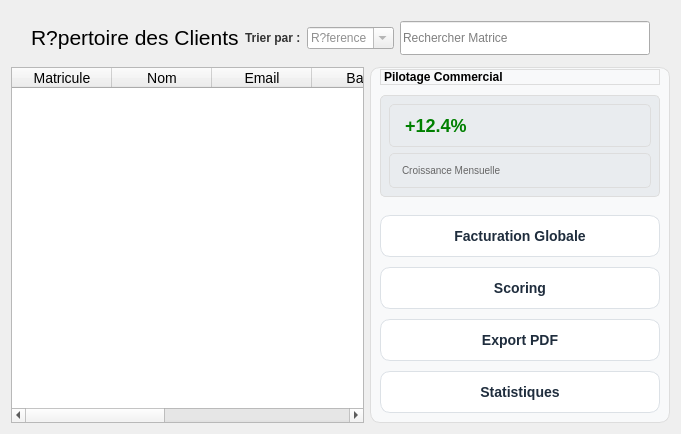
             <widget class="QWidget" name="page_repertoire">
              <layout class="QVBoxLayout" name="verticalLayout_repertoire">
               <item>
                <layout class="QHBoxLayout" name="horizontalLayout_filters">
                 <property name="leftMargin">
                  <number>20</number>
                 </property>
                 <property name="topMargin">
                  <number>10</number>
                 </property>
                 <property name="rightMargin">
                  <number>20</number>
                 </property>
                 <property name="bottomMargin">
                  <number>6</number>
                 </property>
                 <item>
                  <widget class="QLabel" name="rep">
                   <property name="text">
                    <string>&lt;html&gt;&lt;body&gt;&lt;p&gt;&lt;span style=&quot; font-size:16pt; color:black;&quot;&gt;R?pertoire des Clients&lt;/span&gt;&lt;/p&gt;&lt;/body&gt;&lt;/html&gt;</string>
                   </property>
                  </widget>
                 </item>
                 <item>
                  <spacer name="horizontalSpacer_f">
                   <property name="orientation">
                    <enum>Qt::Orientation::Horizontal</enum>
                   </property>
                   <property name="sizeHint" stdset="0">
                    <size>
                     <width>0</width>
                     <height>0</height>
                    </size>
                   </property>
                  </spacer>
                 </item>
                 <item>
                  <widget class="QLabel" name="lblTrier">
                   <property name="styleSheet">
                    <string notr="true">font-weight: bold; color: #333;</string>
                   </property>
                   <property name="text">
                    <string>Trier par :</string>
                   </property>
                  </widget>
                 </item>
                 <item>
                  <widget class="QComboBox" name="cbTrier">
                   <property name="minimumSize">
                    <size>
                     <width>0</width>
                     <height>0</height>
                    </size>
                   </property>
                   <property name="styleSheet">
                    <string notr="true">color:rgb(144, 144, 144)</string>
                   </property>
                   <property name="editable">
                    <bool>true</bool>
                   </property>
                   <property name="currentText">
                    <string>Contrat</string>
                   </property>
                   <item>
                    <property name="text">
                     <string>R?ference</string>
                    </property>
                   </item>
                   <item>
                    <property name="text">
                     <string>Nom</string>
                    </property>
                   </item>
                  </widget>
                 </item>
                 <item>
                  <widget class="QLineEdit" name="recherche">
                   <property name="minimumSize">
                    <size>
                     <width>250</width>
                     <height>34</height>
                    </size>
                   </property>
                   <property name="placeholderText">
                    <string>Rechercher Matrice</string>
                   </property>
                  </widget>
                 </item>
                </layout>
               </item>
               <item>
                <layout class="QHBoxLayout" name="horizontalLayout_table">
                 <property name="leftMargin">
                  <number>0</number>
                 </property>
                 <property name="topMargin">
                  <number>0</number>
                 </property>
                 <property name="rightMargin">
                  <number>0</number>
                 </property>
                 <property name="bottomMargin">
                  <number>0</number>
                 </property>
                 <item>
                  <widget class="QTableWidget" name="tableWidget_Client">
                   <property name="minimumSize">
                    <size>
                     <width>0</width>
                     <height>0</height>
                    </size>
                   </property>
                   <property name="styleSheet">
                    <string notr="true">color:rgb(0, 0, 0); font-size: 14px;</string>
                   </property>
                   <column>
                    <property name="text">
                     <string>Matricule</string>
                    </property>
                   </column>
                   <column>
                    <property name="text">
                     <string>Nom</string>
                    </property>
                   </column>
                   <column>
                    <property name="text">
                     <string>Email</string>
                    </property>
                   </column>
                   <column>
                    <property name="text">
                     <string>Bacs</string>
                    </property>
                   </column>
                   <column>
                    <property name="text">
                     <string>Score</string>
                    </property>
                   </column>
                   <column>
                    <property name="text">
                     <string>Paiement</string>
                    </property>
                   </column>
                   <column>
                    <property name="text">
                     <string>Actions</string>
                    </property>
                   </column>
                  </widget>
                 </item>
                 <item>
                  <widget class="QWidget" name="sidepanel" native="true">
                   <property name="minimumSize">
                    <size>
                     <width>300</width>
                     <height>0</height>
                    </size>
                   </property>
                   <property name="maximumSize">
                    <size>
                     <width>350</width>
                     <height>16777215</height>
                    </size>
                   </property>
                   <property name="styleSheet">
                    <string notr="true">background-color: #f8f9fa; border: 1px solid #ddd; border-radius: 10px;</string>
                   </property>
                   <layout class="QVBoxLayout" name="verticalLayout_sidepanel">
                    <property name="spacing">
                     <number>10</number>
                    </property>
                    <property name="leftMargin">
                     <number>10</number>
                    </property>
                    <property name="topMargin">
                     <number>2</number>
                    </property>
                    <property name="rightMargin">
                     <number>10</number>
                    </property>
                    <property name="bottomMargin">
                     <number>10</number>
                    </property>
                    <item>
                     <widget class="QLabel" name="pilotage">
                      <property name="styleSheet">
                       <string notr="true">font-weight: bold; color: black;</string>
                      </property>
                      <property name="text">
                       <string>Pilotage Commercial</string>
                      </property>
                     </widget>
                    </item>
                    <item>
                     <widget class="QWidget" name="growthWidget" native="true">
                      <property name="styleSheet">
                       <string notr="true">background-color: #e9ecef; border-radius: 5px; padding: 10px;</string>
                      </property>
                      <layout class="QVBoxLayout">
                       <item>
                        <widget class="QLabel" name="label">
                         <property name="styleSheet">
                          <string notr="true">color: green; font-size: 18px; font-weight: bold;</string>
                         </property>
                         <property name="text">
                          <string>+12.4%</string>
                         </property>
                        </widget>
                       </item>
                       <item>
                        <widget class="QLabel" name="label">
                         <property name="styleSheet">
                          <string notr="true">color: #666; font-size: 10px;</string>
                         </property>
                         <property name="text">
                          <string>Croissance Mensuelle</string>
                         </property>
                        </widget>
                       </item>
                      </layout>
                     </widget>
                    </item>
                    <item>
                     <spacer>
                      <property name="orientation">
                       <enum>Qt::Orientation::Vertical</enum>
                      </property>
                      <property name="sizeType">
                       <enum>QSizePolicy::Policy::Fixed</enum>
                      </property>
                      <property name="sizeHint" stdset="0">
                       <size>
                        <width>20</width>
                        <height>8</height>
                       </size>
                      </property>
                     </spacer>
                    </item>
                    <item>
                     <widget class="QPushButton" name="facture">
                      <property name="styleSheet">
                       <string notr="true">background-color: #ffffff;
color: #1f2d3d;
border: 1px solid #dce1e6;
border-radius: 10px;
padding: 12px 16px;
font-size: 14px;
font-weight: 700;
text-align: center;</string>
                      </property>
                      <property name="text">
                       <string>Facturation Globale</string>
                      </property>
                     </widget>
                    </item>
                    <item>
                     <widget class="QPushButton" name="score">
                      <property name="styleSheet">
                       <string notr="true">background-color: #ffffff;
color: #1f2d3d;
border: 1px solid #dce1e6;
border-radius: 10px;
padding: 12px 16px;
font-size: 14px;
font-weight: 700;
text-align: center;</string>
                      </property>
                      <property name="text">
                       <string>Scoring</string>
                      </property>
                     </widget>
                    </item>
                    <item>
                     <widget class="QPushButton" name="exportclient">
                      <property name="styleSheet">
                       <string notr="true">background-color: #ffffff;
color: #1f2d3d;
border: 1px solid #dce1e6;
border-radius: 10px;
padding: 12px 16px;
font-size: 14px;
font-weight: 700;
text-align: center;</string>
                      </property>
                      <property name="text">
                       <string>Export PDF</string>
                      </property>
                     </widget>
                    </item>
                    <item>
                     <widget class="QPushButton" name="btnGoStats_Client">
                      <property name="styleSheet">
                       <string notr="true">background-color: #ffffff;
color: #1f2d3d;
border: 1px solid #dce1e6;
border-radius: 10px;
padding: 12px 16px;
font-size: 14px;
font-weight: 700;
text-align: center;</string>
                      </property>
                      <property name="text">
                       <string>Statistiques</string>
                      </property>
                     </widget>
                    </item>
                   </layout>
                  </widget>
                 </item>
                </layout>
               </item>
              </layout>
             </widget>
